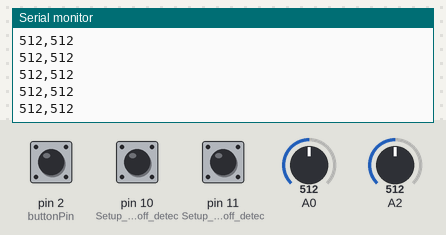
The sketch below on a simulated Arduino Uno, built with avr-gcc and run on an emulated ATmega328P. Shown: the last lines printed to the serial monitor. The inputs (shaded band) are chosen by the test bench; at power-on: pin 10 (Setup_for_leads_off_detec) LOW, pin 2 (buttonPin) HIGH, A0 = 512, A2 = 512, pin 11 (Setup_for_leads_off_detec) LOW.

Above: at 1.2 s.
1.3 s: pin 10 (Setup_for_leads_off_detec) pulled HIGH for 0.15 s
At 1.36 s:
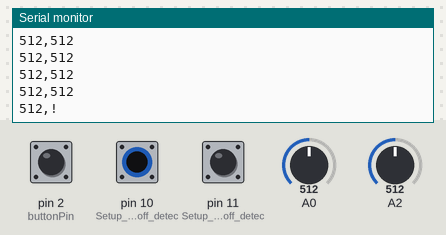
2.9 s: pin 2 (buttonPin) pulled LOW for 0.15 s
6.0 s: A0 set to 716
At 6.04 s:
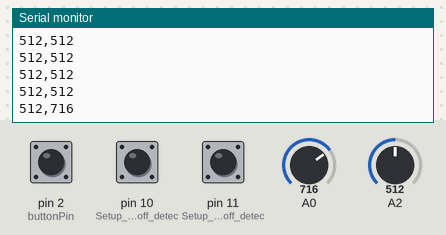
7.5 s: A2 set to 716
At 7.5 s:
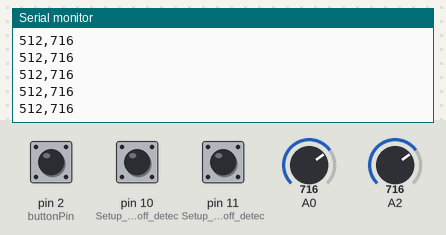
9.0 s: pin 11 (Setup_for_leads_off_detec) pulled HIGH for 0.15 s
At 9.04 s:
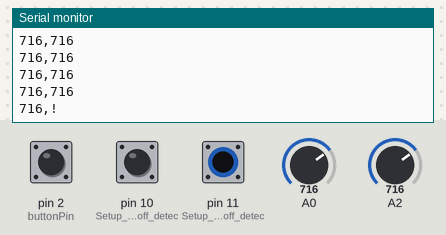
10.6 s: pin 11 (Setup_for_leads_off_detec) pulled HIGH for 1 s
At 10.7 s:
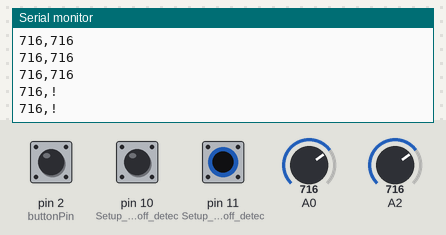

Measured:
- after the input at 1.3 s, the serial monitor: prints a new line at once (image 1)
- after the input at 6.0 s, the serial monitor: prints a new line at once (image 2)
- after the input at 9.0 s, the serial monitor: prints a new line at once (image 4)

The sketch:

GSR_NEW_Release.ino
```cpp
const int buttonPin = 2;
boolean mode = HIGH;
int i = 0, dx = 10;

void setup() {
  // initialize the serial communication:
  Serial.begin(19200);
  pinMode(10, INPUT); // Setup for leads off detection LO +
  pinMode(11, INPUT); // Setup for leads off detection LO -
  digitalWrite(buttonPin, HIGH);
}

void loop() {
  if (digitalRead(buttonPin)==LOW) {
    delay(500);
    if (digitalRead(buttonPin)==LOW)
      mode = !mode;
  }
  Serial.print(analogRead(A2));
  Serial.print(',');
  if (mode) {
    if((digitalRead(10) == 1)||(digitalRead(11) == 1)){
      Serial.println('!');
    } else {
      Serial.println(analogRead(A0));
    }
  } else {
    i += dx;
    Serial.println(i);
    if (i >= 1024 || i <= 0)
      dx = -dx;
  }
  delay(40);
}
```
